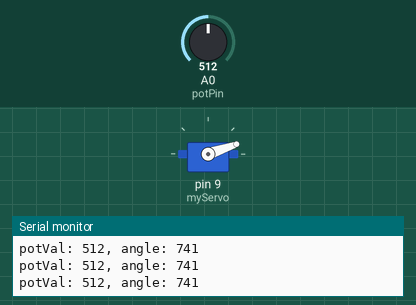
Simulated run of this sketch. Board: Arduino Uno, built with avr-gcc and run on an emulated ATmega328P. On the bench: servo, the last lines printed to the serial monitor. The inputs (shaded band) are chosen by the test bench; at power-on: A0 (potPin) = 512.

Above: at 1.3 s.
1.4 s: A0 (potPin) set to 716
At 2.2 s:
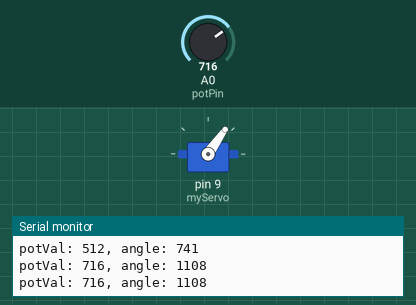
3.0 s: A0 (potPin) set to 900
At 3.5 s:
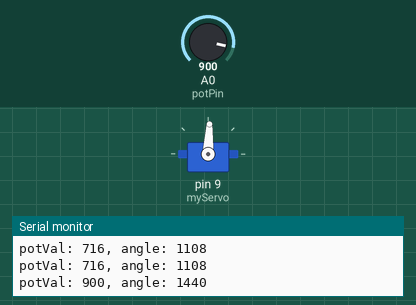
4.5 s: A0 (potPin) set to 1023
At 5.7 s:
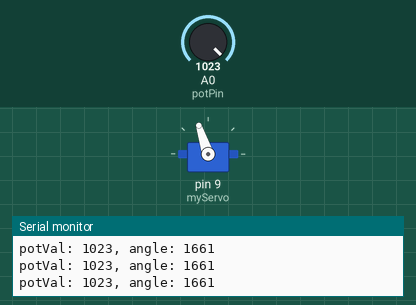
6.0 s: A0 (potPin) set to 306
At 7.1 s:
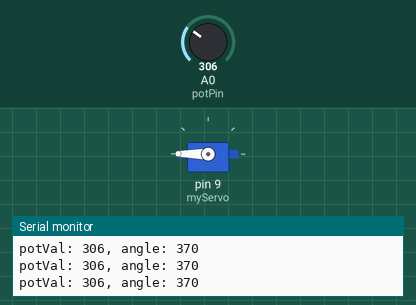
7.5 s: A0 (potPin) set to 122
At 8.3 s:
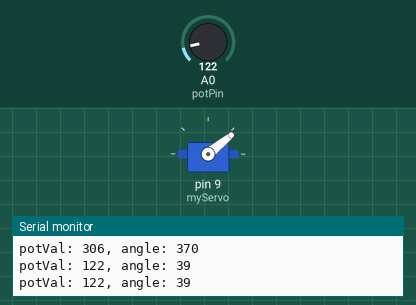
9.0 s: A0 (potPin) set to 511
At 9.5 s:
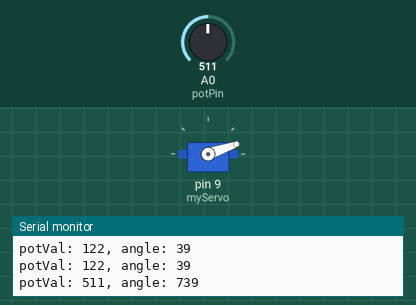
Timing chart, 0 to 11.5 s (numbered marks = the images above; inputs shaded):
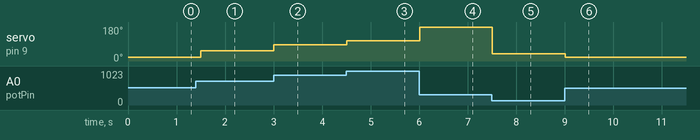

Measured:
- after the input at 1.4 s, servo on pin 9 (myServo): 19° → 55° after 0.10 s
- after the input at 3.0 s, servo on pin 9 (myServo): 55° → 87° at once
- after the input at 4.5 s, servo on pin 9 (myServo): 87° → 108° at once
- after the input at 6.0 s, servo on pin 9 (myServo): 108° → 180° at once
- after the input at 7.5 s, servo on pin 9 (myServo): 180° → 39° at once
- after the input at 9.0 s, servo on pin 9 (myServo): 39° → 19° at once

The sketch:

felcha2.0.ino
```cpp
#include <Servo.h>
Servo myServo;
int const potPin = A0;
int potVal;
int angle;

void setup() {
  myServo.attach(9);
  Serial.begin(9600);
}
void loop() {
 potVal = analogRead (potPin);
 Serial.print("potVal: ");
 Serial.print(potVal);
angle = map(potVal, 100, 200, 0, 180);
Serial.print(", angle: ");
Serial.println(angle);
myServo.write(angle);
delay(500);
}
```
